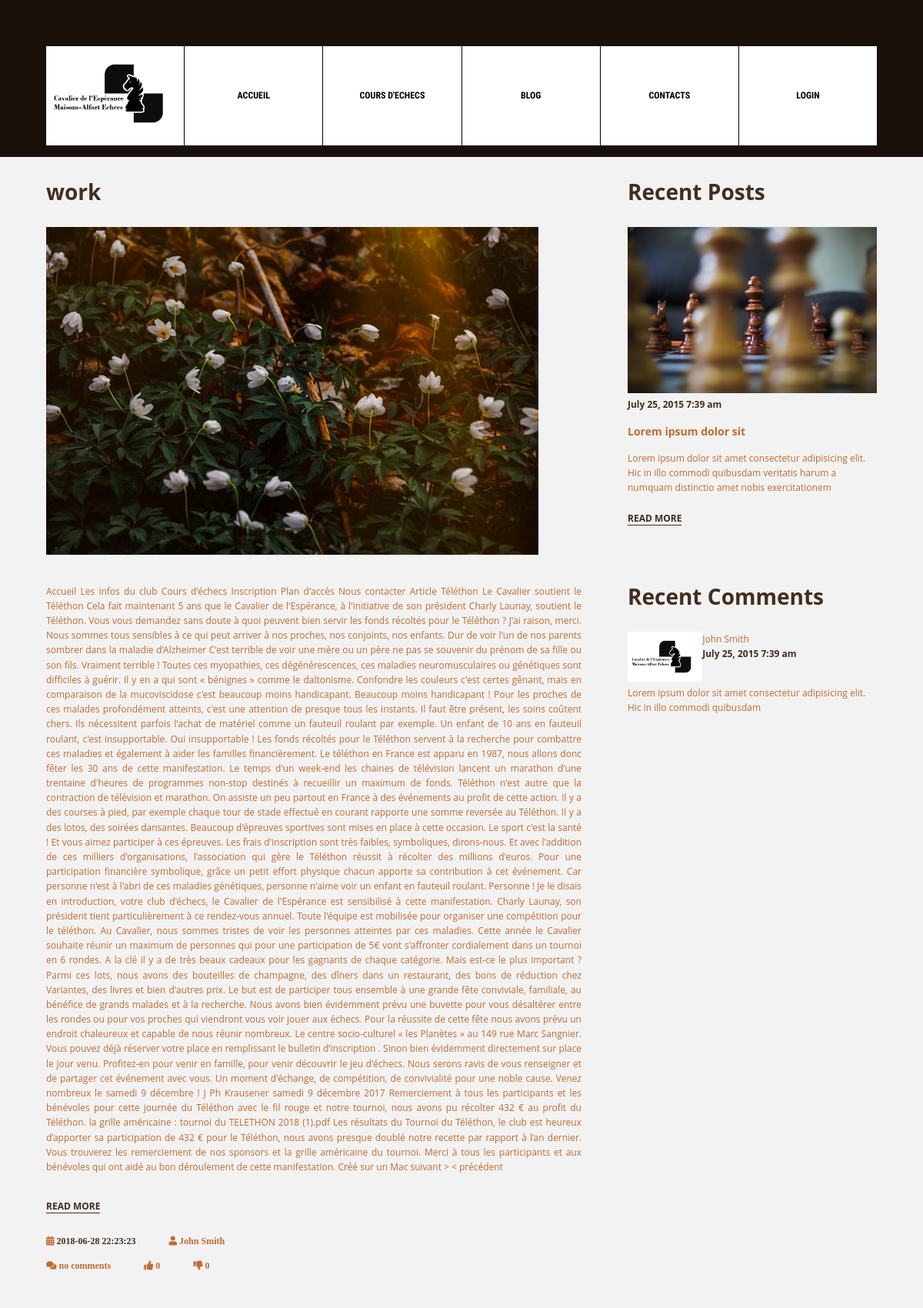
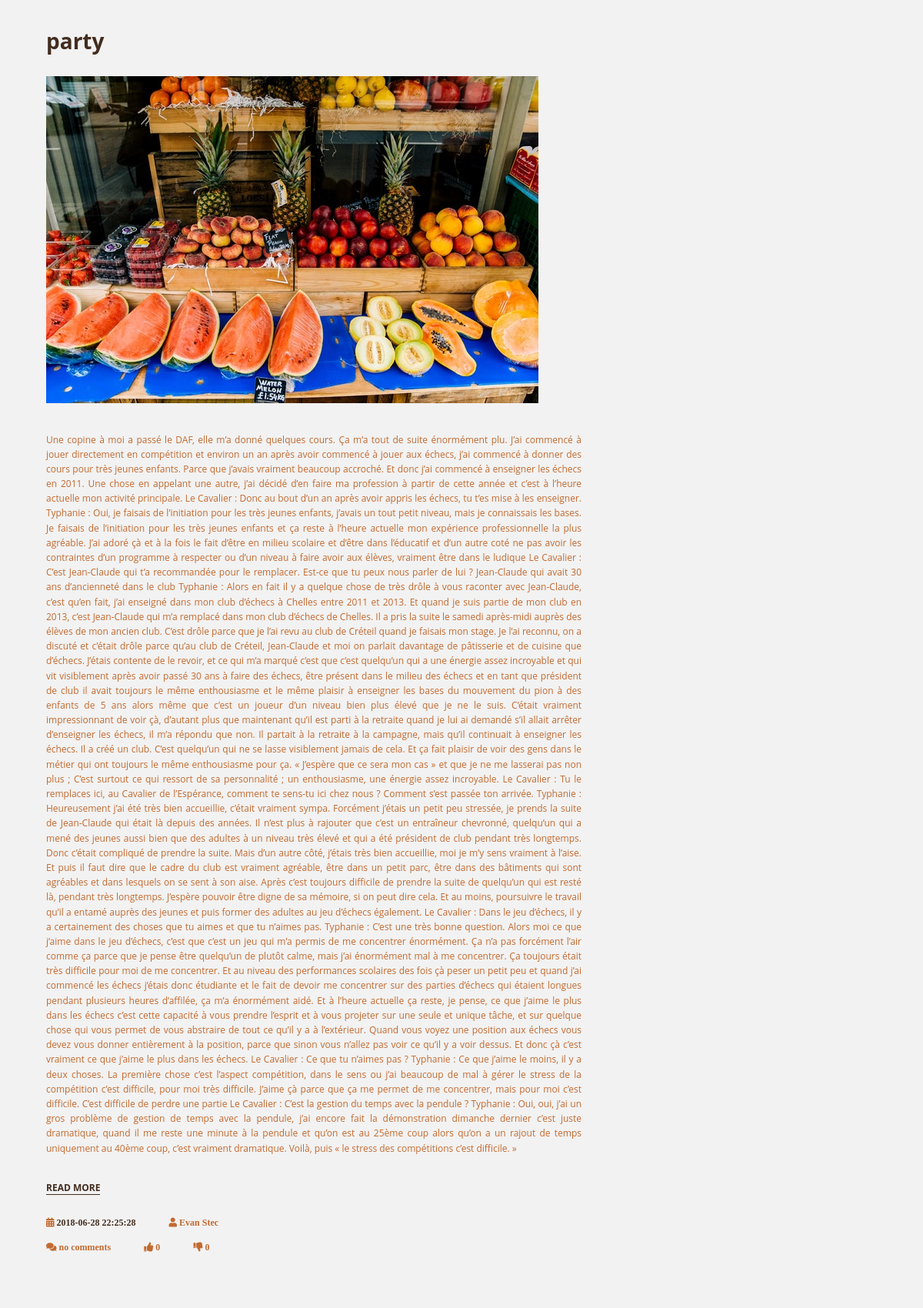
The app's page /chessclubAPI/index.php/blog (upper part) with its own data (2 pictures, top to bottom).
### tables this page shows
CREATE TABLE `articles` (
  `id` int(11) NOT NULL,
  `user_id` int(11) NOT NULL,
  `title` text NOT NULL,
  `body` text NOT NULL,
  `likes` int(11) NOT NULL,
  `nolikes` int(11) NOT NULL,
  `article_main_photo` text NOT NULL,
  `author` text NOT NULL,
  `creation_date` datetime NOT NULL DEFAULT CURRENT_TIMESTAMP
);

### chessclubAPI/library/MicroKernel.class.php (called while the page is built, shortened)
<?php
class MicroKernel
{
    private $applicationPath;
    private $configuration;
    private $controllerPath;
    public function __construct()
    {
        $this->applicationPath = realpath(ROOT_PATH.'/application');
        $this->configuration   = new Configuration();
        $this->controllerPath  = null;
    }
    public function bootstrap()
    {
        $this->configuration->load('database');
        $this->configuration->load('library');
        return $this;
    }
    public function loadClass($class)
    {
        $class = str_replace('\\', DIRECTORY_SEPARATOR, $class);
        if(substr($class, -10) == 'Controller')
        {
            $filename = "$this->controllerPath/$class.class.php";
        }
        else if(substr($class, -4) == 'Form')
        {
            $filename = "$this->applicationPath/forms/$class.class.php";
        }
        elseif(substr($class, -5) == 'Model')
        {
            $filename = "$this->applicationPath/models/$class.class.php";
        }
        else
        {
            $filename = "$this->applicationPath/classes/$class.class.php";
        }
    }
    public function run(FrontController $frontController)
    {
        try
        {
            $requestPath = $frontController->buildContext($this->configuration);
            $this->controllerPath = "$this->applicationPath/controllers$requestPath";
            $frontController->run();
            $frontController->renderView();
        }
        catch(Exception $exception)
        {
            ob_clean();
            $frontController->renderErrorView
            (
                implode('<br>',
                [
                    $exception->getMessage(),
                    "<strong>Fichier</strong> : ".$exception->getFile(),
                    "<strong>Ligne</strong> : ".$exception->getLine()
                ])
            );
        }
    }
}

### chessclubAPI/index.php (called while the page is built, shortened)
<?php
require_once 'library/Configuration.class.php';
require_once 'library/Database.class.php';
require_once 'library/FrontController.class.php';
require_once 'library/MicroKernel.class.php';
$microKernel = new MicroKernel();
$microKernel->bootstrap()->run(new FrontController());

### chessclubAPI/application/classes/UserSession.class.php (called while the page is built, shortened)
<?php
class UserSession
{
	public function isAuthenticated()
	{
		return false;
	}
}

### chessclubAPI/library/Database.class.php (called while the page is built, shortened)
<?php
class Database
{
	private $pdo;
	public function __construct()
	{
		$configuration = new Configuration();
		$this->pdo = new PDO
		(
			$configuration->get('database', 'dsn'),
			$configuration->get('database', 'user'),
			$configuration->get('database', 'password')
		);
		$this->pdo->exec('SET NAMES UTF8');
	}
    public function query($sql, array $criteria = array())
    {
        $query = $this->pdo->prepare($sql);
        $query->execute($criteria);
        return $query->fetchAll(PDO::FETCH_ASSOC);
    }
}

### chessclubAPI/library/Configuration.class.php (called while the page is built, shortened)
<?php
class Configuration
{
	private static $registry;
	public function __construct()
	{
		if(Configuration::$registry === null)
		{
			Configuration::$registry = array();
		}
	}
	public function get($filename, $key, $defaultValue = null)
	{
		if(array_key_exists($filename, Configuration::$registry) === true)
		{
			if(array_key_exists($key, Configuration::$registry[$filename]) === true)
			{
				return Configuration::$registry[$filename][$key];
			}
		}
		return $defaultValue;
	}
	public function load($filename)
	{
		Configuration::$registry[$filename] = $config;
	}
}

### chessclubAPI/application/controllers/blog/BlogController.class.php (called while the page is built, shortened)
<?php
class BlogController
{
    public function httpGetMethod(Http $http, array $queryFields)
    {
		$blogmodel = new BlogModel();
		$articles = $blogmodel->getAllArticles();
		return ['articles' => $articles];
    }
}

### chessclubAPI/application/models/BlogModel.class.php (called while the page is built, shortened)
<?php
class BlogModel
{
    protected $db;
    public function __construct()
    {
        $this->db = new Database();
    }
    public function getAllArticles()
    {
        $sql = 'SELECT * FROM articles';
        $form = [];
        $results = $this->db->query($sql, $form);
        return $results;
    }
}

### chessclubAPI/application/www/blog/BlogView.phtml (the view)
<main class="container blog">
    <div class="blogLeft">
    <?php if(isset($articles)): ?>
    <?php foreach($articles as $article): ?>
        <div class="postsList">
            <h2><?= $article['title']; ?></h2>
            <img src="<?= $wwwUrl ?>/uploads/articleMainPhoto/<?= $article['article_main_photo']; ?>" alt="">
            <p><?= $article['body']; ?></p>
            <a href="<?=$requestUrl ?>/blog/post" class="recentPostsReadMore">
                <b>Read More</b>
            </a>
            <div class="postsListInfo">
                <i class="fas fa-calendar-alt">
                    <span class="recentPostsDate">
                        <b><?= $article['creation_date']; ?></b>
                    </span>
                </i>
                <i class="fas fa-user">
                    <?= $article['author']; ?>
                </i> <br>
                <i class="fas fa-comments">
                    no comments
                </i>
                <i class="fas fa-thumbs-up">
                    <?= $article['likes']; ?>
                </i>
                <i class="fas fa-thumbs-down">
                    <?= $article['nolikes']; ?>
                </i>
            </div>
        </div>
    <?php endforeach; ?>
    <?php endif; ?>
    </div>
    <aside class="blogRight">
        <div class="recentPostsList">
            <h2>Recent Posts</h2>
            <div class="recentPosts">
                <div class="recentPostsLeft">
                    <img src="<?= $wwwUrl ?>/images/echec001.jpeg" alt="">
                </div>
                <div class="recentPostsRight">
                    <div class="recentPostsDate">
                        <b>July 25, 2015 7:39 am</b>
                    </div>
                    <div class="recentPostsTitle">
                        <h3>Lorem ipsum dolor sit</h3>
                    </div>
                    <div class="recentPostsBody">
                        Lorem ipsum dolor sit amet consectetur adipisicing elit. Hic in illo commodi quibusdam veritatis harum a numquam distinctio amet nobis exercitationem
                    </div>
                    <a href="" class="recentPostsReadMore">
                        <b> Read More </b>
                    </a>
                </div>
            </div>
        </div>
        <div class="recentCommentsList">
            <h2>Recent Comments</h2>
            <div class="recentComments">
                <div class="recentCommentsTop">
                        <div class="recentCommentsLeft">
                            <img src="<?= $wwwUrl ?>/images/logo.png" alt="">
                        </div>
                        <div class="recentCommentsRight">
                            <div class="recentCommentsUsername">
                                John Smith
                            </div>
                            <div class="recentCommentsDate">
                                    <b>July 25, 2015 7:39 am</b>
                            </div>
                        </div>
                </div>
                <div class="recentCommentsBottom">
                    <a href="" class="recentCommentsBodyShort">
                            Lorem ipsum dolor sit amet consectetur adipisicing elit. Hic in illo commodi quibusdam
                    </a>
                </div>
            </div>
        </div>
    </aside>
</main>

### chessclubAPI/library/FrontController.class.php (shortened to what this page needs)
<?php
class FrontController
{
    private $http;
    private $viewData;
    public function __construct()
    {
        $this->http = new Http();
        $this->viewData =
        [
            'template'  => null,
            'variables' =>
            [
                'requestUrl' => $_SERVER['SCRIPT_NAME'],
                'wwwUrl'     => str_replace('index.php', 'application/www', $_SERVER['SCRIPT_NAME'])
            ]
        ];
    }
    public function renderView()
    {
        $this->viewData['template'] = WWW_PATH.
            $this->http->getRequestPath().DIRECTORY_SEPARATOR.
            $this->http->getRequestFile().'View.phtml';
        extract($this->viewData['variables'], EXTR_OVERWRITE);
        if(array_key_exists('_raw_template', $this->viewData['variables']) == true)
        {
            unset($this->viewData['variables']['_raw_template']);
            include $this->viewData['template'];
        }
        else
        {
            include WWW_PATH.'/LayoutView.phtml';
        }
    }
    public function run()
    {
        $controller = new $controllerClass();
        if($this->http->getRequestMethod() == 'GET')
        {
            $fields = $_GET;
            $method = 'httpGetMethod';
        }
        else
        {
            $fields = $_POST;
            $method = 'httpPostMethod';
        }
        $this->viewData['variables'] = array_merge
        (
            $this->viewData['variables'],
            (array) $controller->$method($this->http, $fields)
        );
    }
}

### chessclubAPI/application/www/LayoutView.phtml (shortened to what this page needs)
<!DOCTYPE html>
<html>
<head>
    <link rel="stylesheet" href="https://use.fontawesome.com/releases/v5.1.0/css/all.css">
    <link rel="stylesheet" href="<?= $wwwUrl ?>/css/normalize.css">
    <link rel="stylesheet" href="<?= $wwwUrl ?>/css/base.css">
    <link rel="stylesheet" href="<?= $wwwUrl ?>/css/style.css">
</head>
<body>
<header>
    <nav class="container">
        <a href="<?=$requestUrl ?>/"><img src="<?= $wwwUrl ?>/images/logo.png" alt=""></a>
        <a href="<?=$requestUrl ?>/">Accueil</a>
        <a href="<?=$requestUrl ?>/lessons">Cours d'echecs</a>
        <a href="<?=$requestUrl ?>/blog">Blog</a>
        <a href="<?=$requestUrl ?>/contact">Contacts</a>
<?php $session = new UserSession; if($session->isAuthenticated() && ($session->getRole() == 'user')): ?>
        <a href="<?=$requestUrl ?>/account">Account</a>
<?php elseif($session->isAuthenticated() && ($session->getRole() == 'admin')): ?>
        <a href="<?=$requestUrl ?>/backend">Backend</a>
<?php else: ?>
        <a href="<?=$requestUrl ?>/login">Login</a>
        <?php endif; ?>
    </nav>
</header>
<main>
    <?php include $this->viewData['template'] ?>
</main>
</body>
</html>

### chessclubAPI/application/www/css/base.css (style rules this page uses)
* { box-sizing: border-box; outline: none; text-decoration: none; transition: all .2s ease 0s; }
html { font-size: 62.5%; }
body { margin: 0; padding: 0; font-size: 1.6rem; line-height: 1.6; color: rgba(0,0,0,0.5); }
a, a:hover, a:visited, a:active { text-decoration: none; }
.container { max-width: 1100px; margin: 0 auto; }

### chessclubAPI/application/www/css/style.css (style rules this page uses)
html { font-size: 62.5% }
body { font-family: "Open Sans", Arial, sans-serif; background-color: #F2F2F2; color: #c26a30; font-size: 1.2rem; }
img { max-width: 100%; }
.container { width: 90%; margin: 0 auto; }
header, footer { font-family: "RobotoCondensed-Bold"; }
h2 { font-size: 2.8rem; }
h1, h2, .recentPostsDate, .recentCommentsDate, .recentPostsReadMore, .coursDEOneDate { color: #432d1f; }
nav, footer, .blog, .clubInformation, .recentCommentsTop, .writtenByTop, .contactBottom, .contactFormTop, .accueilBottom, .OurHistoryOne, .postPhotoGaleryAll, .postVideoGaleryAll, .login, .lessonBottom, .coursDEOne, .backend, .flex, .flexWrap, .flexColumn { display: flex; }
header { background-color: #1a110c; color: #666; padding: 60px 0 15px 0; }
nav, footer { align-items: center; }
nav { background-color: white; }
nav>a, footer>div { flex: 1; text-align: center; }
nav>a { text-decoration: none; color: black; border-left: 1px black solid; padding: 55px 0; vertical-align: middle; text-transform: uppercase; }
nav :first-child { padding:0; border: white; }
.oneArticle, .clubInformationDescription, .ourHistoryOneDescription, .initiation>p, .postsList>p { text-align: justify; }
.blogLeft { width: 70%; padding-right: 60px; }
.blogRight { width: 30%; }
.recentPostsReadMore { text-transform: uppercase; border-bottom: #432d1f 1px solid; }
.recentPostsBody { padding-bottom: 20px; }
.postsListInfo { margin: 20px 0; }
.postsList, .recentPostsList { margin-bottom: 70px; }
.postsList>p { padding: 20px 0; }
.fas { padding: 10px 40px 10px 0; }
.recentCommentsLeft { width: 30%; }
.recentCommentsRight { width: 70%; }
.recentCommentsBodyShort, .brownLight { color: #c26a30; }

### records on screen
articles: title "work", article_main_photo (picture), body "Accueil Les infos du club Cours d'échecs Inscription Plan d'accès Nous contacter Article Téléthon Le Cavalier soutient le Téléthon Cela fait maintenant 5 ans que le Cavalier de l'Espérance, à l'initiative de son président Charly Launay, soutient le Téléthon. Vous vous demandez sans doute à quoi peuvent bien servir les fonds récoltés pour le Téléthon ? J'ai raison, merci. Nous sommes tous sensibles à ce qui peut arriver à nos proches, nos conjoints, nos enfants. Dur de voir l'un de nos parents sombrer dans la maladie d'Alzheimer C'est terrible de voir une mère ou un père ne pas se souvenir du prénom de sa fille ou son fils. Vraiment terrible ! Toutes ces myopathies, ces dégénérescences, ces…", creation_date "2018-06-28 22:23:23", author "John Smith", likes "0", nolikes "0"
articles: title "party", article_main_photo (picture), body "Une copine à moi a passé le DAF, elle m’a donné quelques cours. Ça m’a tout de suite énormément plu. J’ai commencé à jouer directement en compétition et environ un an après avoir commencé à jouer aux échecs, j’ai commencé à donner des cours pour très jeunes enfants. Parce que j’avais vraiment beaucoup accroché. Et donc j’ai commencé à enseigner les échecs en 2011. Une chose en appelant une autre, j’ai décidé d’en faire ma profession à partir de cette année et c’est à l’heure actuelle mon activité principale. Le Cavalier : Donc au bout d’un an après avoir appris les échecs, tu t’es mise à les enseigner. Typhanie : Oui, je faisais de l’initiation pour les très jeunes enfants, j’avais un tout…", creation_date "2018-06-28 22:25:28", author "Evan Stec", likes "0", nolikes "0"
